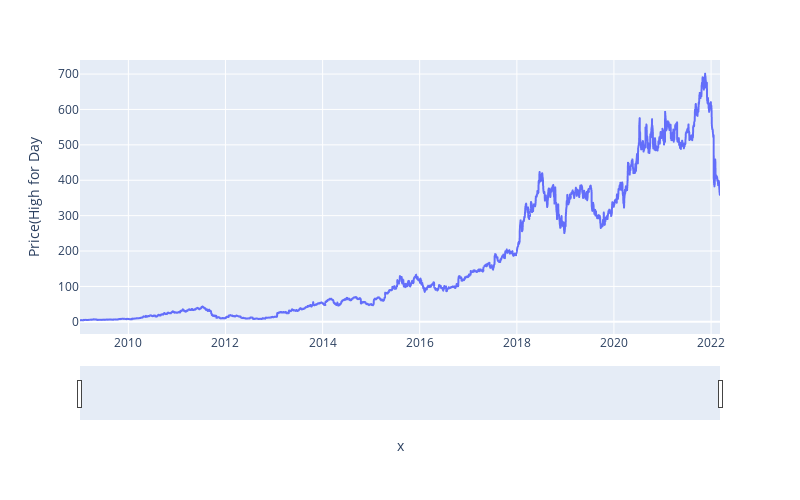

Write notebook code for a chart like this one.
### Code cell


### Figure 1 — Plotly figure (JSON) as saved in the notebook; plotly's stock layout.template omitted (floating-point values rounded to 4 significant figures; data arrays with more than 128 entries replaced by an {"elided": "..."} marker saying what was removed)
{"data": [{"hovertemplate": "x=%{x}<br>Price(High for Day=%{y}<extra></extra>", "legendgroup": "", "line": {"color": "#636efa", "dash": "solid"}, "marker": {"symbol": "circle"}, "mode": "lines", "name": "", "showlegend": false, "type": "scattergl", "x": {"elided": "3319 str values"}, "xaxis": "x", "y": {"elided": "3319 float values"}, "yaxis": "y"}], "layout": {"height": 500, "legend": {"tracegroupgap": 0}, "margin": {"t": 60}, "width": 800, "xaxis": {"anchor": "y", "domain": [0, 1], "rangeslider": {"visible": true}, "title": {"text": "x"}}, "yaxis": {"anchor": "x", "domain": [0, 1], "title": {"text": "Price(High for Day"}}}}
